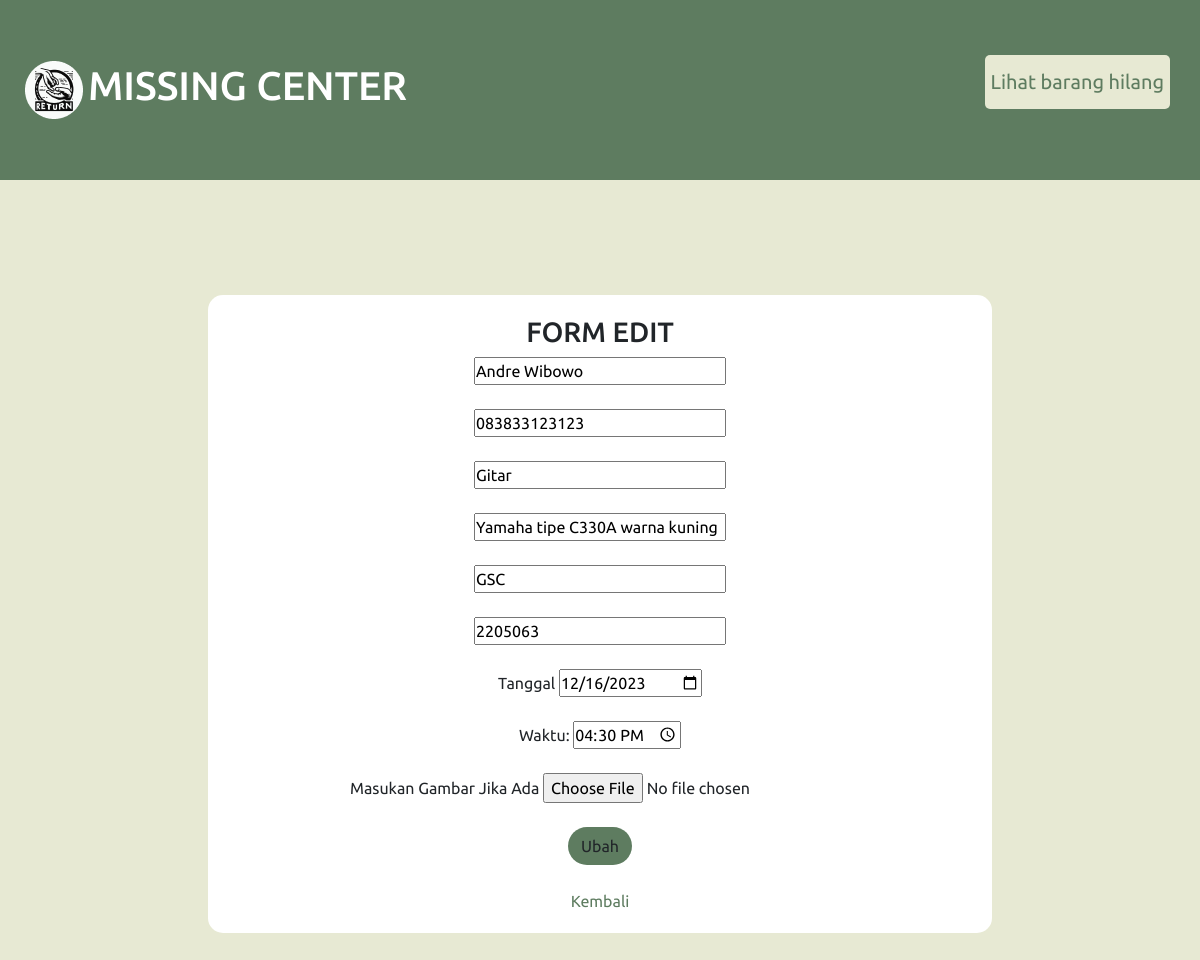
The app's page /update.php?id=24 with its own data.
### tables this page shows
CREATE TABLE `barang_hilang` (
  `idbarang` int(11) NOT NULL,
  `nama` char(255) NOT NULL,
  `telepon` char(20) NOT NULL,
  `namabarang` varchar(255) NOT NULL,
  `deskripsi` varchar(255) NOT NULL,
  `tempatkehilangan` varchar(255) NOT NULL,
  `nim` int(10) NOT NULL,
  `tglhilang` date NOT NULL,
  `wkthilang` time NOT NULL,
  `gambar` varchar(50) NOT NULL,
  `status` varchar(50) DEFAULT NULL
);

### function.php (called while the page is built, shortened)
<?php
include_once 'mysqli-connect.php';
function query($query) {
    global $conn;
    $result = mysqli_query($conn, $query);
    $rows = [];
    while ($row = mysqli_fetch_assoc($result)) {
        $rows[] = $row;
    }
    return $rows;
}
?>

### update.php (the view, shortened to what this page needs)
<?php
require_once "function.php";
$id = $_GET["id"];
$barang_hilang = query("SELECT * FROM barang_hilang WHERE idbarang = $id")[0];
?>
<!DOCTYPE html>
<html lang="en">
    <head>
        <link rel="stylesheet" href="https://cdn.jsdelivr.net/npm/bootstrap@5.1.3/dist/css/bootstrap.min.css">
        <link rel="stylesheet" href="assets/bootstrap/css/LoginAdminstyle.css">
        <link rel="stylesheet" href="assets/bootstrap/css/landing_page.css">
    </head>
    <body>
        <header>
            <img src="img/ellipse_2.png" alt="missingcenter-logo" class="logo1" />
            <h1 class="logo">MISSING CENTER</h1>
            <nav>
                <ul>
                    <li><button class="btn-cta"><a href="daftarbrg.php">Lihat barang hilang</a></button></li>
                </ul>
            </nav>
        </header>
        <main class="container">
            <div class="row justify-content-center">
                <div class="col-md-12 box">
                    <h3 class="text-center">FORM EDIT</h3>
                    <form action="" method="post">
                        <div class="mb-4">
                            <label for="nama">
                                <input type="text" name="nama" id="nama" placeholder="Nama" required autofocus
                                value="<?=$barang_hilang["nama"];?>">
                            </label>
                        </div>
                        <div class="mb-4">
                            <label for="telepon">
                                <input type="text" name="telepon" id="telepon" placeholder="No.Wa" required autofocus
                                value="<?=$barang_hilang["telepon"];?>">
                            </label>
                        </div>
                        <div class="mb-4">
                            <label for="namabarang">
                                <input type="text" name="namabarang" id="namabarang" placeholder="Nama Barang" required autofocus
                                value="<?=$barang_hilang["namabarang"];?>">
                            </label>
                        </div>
                        <div class="mb-4">
                            <label for="deskripsi">
                                <input type="text" name="deskripsi" id="deskripsi" placeholder="Deskripsi" required autofocus
                                value="<?=$barang_hilang["deskripsi"];?>">
                            </label>
                        </div>
                        <div class="mb-4">
                            <label for="tempatkehilangan">
                                <input type="text" name="tempatkehilangan" id="tempatkehilangan" placeholder="Tempat Kehilangan" required autofocus
                                value="<?=$barang_hilang["tempatkehilangan"];?>">
                            </label>
                        </div>
                        <div class="mb-4">
                            <label for="nim">
                                <input type="text" name="nim" id="nim" placeholder="Nim" required autofocus
                                value="<?=$barang_hilang["nim"];?>">
                            </label>
                        </div>
                        <div class="mb-4">
                            <label for="tglhilang">Tanggal
                                <input type="date" name="tglhilang" id="tglhilang" required autofocus
                                value="<?=$barang_hilang["tglhilang"];?>">
                            </label>
                        </div>
                        <div class="mb-4">
                            <label for="wkthilang">Waktu:
                                <input type="time" name="wkthilang" id="wkthilang" required autofocus
                                value="<?=$barang_hilang["wkthilang"];?>">
                            </label>
                        </div>
                        <div class="mb-4">
                            <label for="gambar">Masukan Gambar Jika Ada
                                <input type="file" name="gambar" id="gambar"
                                value="<?=$barang_hilang["gambar"];?>">
                            </label>
                        </div>
                        <div class="d-flex justify-content-center">
                            <label for="submit">
                                <button class="btn" type="submit" name="submit" id="submit">Ubah</button>
                            </label>
                        </div>
                        <br>
                        <div class="d-flex justify-content-center">
                            <a href="daftarbrgadmin.php">Kembali</a>
                        </div>
                    </form>
                </div>
            </div>
        </main>
    </body>
</html>

### records on screen
barang_hilang: nama "Andre Wibowo", telepon "083833123123", namabarang "Gitar", deskripsi "Yamaha tipe C330A warna kuning", tempatkehilangan "GSC", nim "2205063", tglhilang "12/16/2023", wkthilang "16:30:00"
